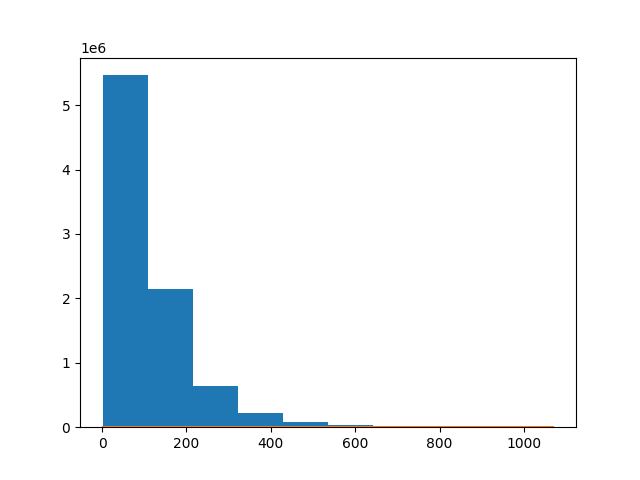

Source code (Python):
import matplotlib.pyplot as plt
import numpy as np
import scipy.stats as stats
import json

documents = []
with open("./yelp_academic_dataset_review.json", "r") as f:
    i = 0
    for text in f:
        #if(i==1000):
        #    break
        i+=1
        jsonText = json.loads(text)
        realText = jsonText['text']
        documents.append(realText)

doc_lengths = [len(doc.split()) for doc in documents]
#print(doc_lengths)
density = stats.gaussian_kde(doc_lengths)
n, x, _ = plt.hist(doc_lengths)  
plt.plot(x, density(x))
plt.savefig("./02.review.length.png")